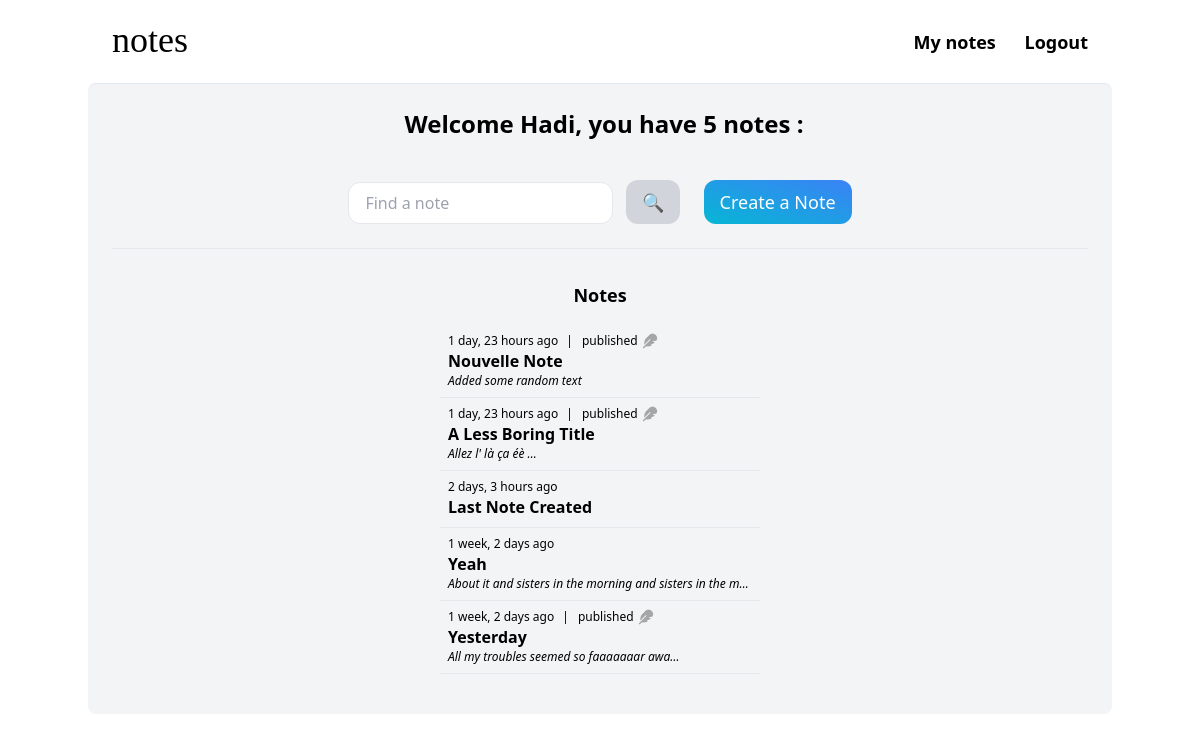
Screenshot of /my-notes/ (signed in) with the database file from the repository.
### main/models.py (models this page shows, shortened)
class Note(models.Model):
    user = models.ForeignKey(User, on_delete=models.CASCADE, null=True, blank=True, related_name="notes")
    title = models.CharField(max_length=150, blank=True)
    note = RichTextField(blank=True, null=True)
    created_time = models.DateTimeField(auto_now_add=True)
    published = models.BooleanField(default=False)
    class Meta:
        ordering = ['-created_time'] # '-' prefix for a descending order

### main/views.py (the view)
# urls.py: path('my-notes/', PersonalNoteList.as_view(), name='notes'),
class PersonalNoteList(LoginRequiredMixin, ListView):
    model = Note
    context_object_name = 'notes'
    template_name = 'main/my_notes.html'
    def get_context_data(self, **kwargs):
        context = super().get_context_data(**kwargs)
        context['notes'] = context['notes'].filter(user=self.request.user) #making sure that the notes we use in the context (to be shown) are only notes from a specific user: the user making the request
        context['count'] = context['notes'].count()
        search = self.request.GET.get('search-area') or ''
        if search is not None:
            context['notes'] = context['notes'].filter(Q(title__icontains = search) | Q(note__icontains = search))
        context['search_input'] = search
        return context

### main/templates/main/my_notes.html (shortened to what this page needs)
{% extends 'main/base.html' %}
{% load static %}
{% block body %}
{% if request.user.is_authenticated %}
  <h1 class="max-sm:w-80 sm:justify-center w-auto mx-auto pl-2 flex flex-wrap text-2xl font-semibold" >Welcome {{request.user|title}},&nbsp;<br><span>you have {{count}} note{{count|pluralize}} :</span></h1>
{% endif %}
<br>
<div class="flex flex-wrap-reverse justify-center space-x-6 mb-6">
  <form class="mt-4 flex-none" method="GET">
    <input class="py-2 px-4 mr-2 border rounded-xl dark:text-black" placeholder="Find a note" type="text" name="search-area" value={{search_input}}>
    <input class="py-2 px-4 text-lg bg-gray-300 hover:bg-gray-400 text-white rounded-xl" type="submit" value="🔍">
  </form>
  <a href="{% url 'note-create' %}" class="mt-4 py-2 px-4 text-lg bg-gradient-to-tr hover:bg-gradient-to-bl from-cyan-500 to-blue-500 text-white rounded-xl" >Create a Note</a>
</div>
<hr class="p-4">
<div class="mx-auto w-80">
  <h2 class="font-semibold text-lg text-center">Notes</h2>
  <div class="grid py-4">
    {% for note in notes %}
      <div class="p-2 border-b">
        <a class="flex gap-2 text-xs font-thin">{{note.created_time|timesince}} ago
        {% if note.published %}
          <span class="inline-flex gap-1 text-xs font-thin">| &ensp;published <img src="{% static 'icons/feather-solid-light.png' %}" alt="feather-icon" style="width: 16px; height: 16px; opacity: 50;"></span>
        {% endif %}
        </a>
        <a href="{% url 'note-update' note.id %}" class="inline-block font-semibold">{{note.title|title}}</a>
        <p class="text-xs italic">{{ note.note|truncatechars:60|striptags|safe }}</p>
      </div>
    {% empty %}
      <div class="border-b text-center">
        <p class="font-thin italic text-sm">Start writing notes! =)</p>
      </div>
    {% endfor %}
  </div>
</div>
{% endblock %}

### rows the page displays
Note: created_time "1 day, 23 hours", published True (drawn), title "Nouvelle Note", note "Added some random text"
Note: created_time "1 day, 23 hours", published True (drawn), title "A Less Boring Title", note "Allez l' là ça éè …"
Note: created_time "2 days, 3 hours", title "Last Note Created"
Note: created_time "1 week, 2 days", title "Yeah", note "About it and sisters in the morning and sisters in the m…"
Note: created_time "1 week, 2 days", published True (drawn), title "Yesterday", note "All my troubles seemed so faaaaaaar awa…"

### other values shown
{{ request.user|title }} "Hadi"
{{ count }} "5"
